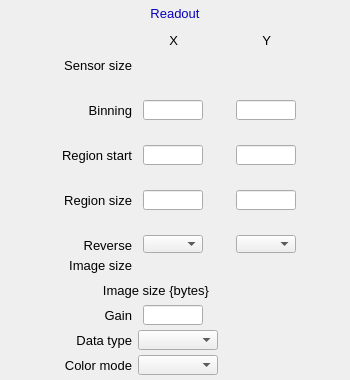
<?xml version="1.0" ?>
<ui version="4.0">
  <class>Dialog</class>
  <widget class="QWidget" name="screen">
    <property name="geometry">
      <rect>
        <x>409</x>
        <y>269</y>
        <width>350</width>
        <height>380</height>
      </rect>
    </property>
    <property name="styleSheet">
      <string notr="true">QWidget#screen {
  color: rgb(0, 0, 0);
  background-color: rgb(187, 187, 187);
  }</string>
    </property>
    <property name="windowTitle">
      <string>ADReadout</string>
    </property>
    <widget class="PyDMDrawingRectangle" name="rectangle">
      <property name="geometry">
        <rect>
          <x>117</x>
          <y>2</y>
          <width>117</width>
          <height>21</height>
        </rect>
      </property>
      <property name="brush" stdset="0">
        <brush brushstyle="SolidPattern">
          <color alpha="255">
            <red>218</red>
            <green>218</green>
            <blue>218</blue>
          </color>
        </brush>
      </property>
      <property name="penStyle" stdset="0">
        <enum>Qt::SolidLine</enum>
      </property>
      <property name="penColor" stdset="0">
        <color>
          <red>218</red>
          <green>218</green>
          <blue>218</blue>
        </color>
      </property>
      <property name="penWidth" stdset="0">
        <double>0</double>
      </property>
      <property name="penCapStyle" stdset="0">
        <enum>Qt::FlatCap</enum>
      </property>
      <property name="toolTip">
        <string>rectangle</string>
      </property>
    </widget>
    <widget class="PyDMDrawingRectangle" name="rectangle_1">
      <property name="geometry">
        <rect>
          <x>0</x>
          <y>0</y>
          <width>350</width>
          <height>380</height>
        </rect>
      </property>
      <property name="brush" stdset="0">
        <brush brushstyle="NoBrush">
          <color alpha="255">
            <red>0</red>
            <green>0</green>
            <blue>0</blue>
          </color>
        </brush>
      </property>
      <property name="penStyle" stdset="0">
        <enum>Qt::SolidLine</enum>
      </property>
      <property name="penColor" stdset="0">
        <color>
          <red>0</red>
          <green>0</green>
          <blue>0</blue>
        </color>
      </property>
      <property name="penWidth" stdset="0">
        <double>1</double>
      </property>
      <property name="penCapStyle" stdset="0">
        <enum>Qt::FlatCap</enum>
      </property>
      <property name="toolTip">
        <string>rectangle_1</string>
      </property>
    </widget>
    <widget class="QLabel" name="text">
      <property name="geometry">
        <rect>
          <x>140</x>
          <y>3</y>
          <width>70</width>
          <height>20</height>
        </rect>
      </property>
      <property name="text">
        <string>Readout</string>
      </property>
      <property name="font" stdset="0">
        <font>
          <pointsize>10</pointsize>
        </font>
      </property>
      <property name="brush" stdset="0">
        <brush brushstyle="SolidPattern">
          <color alpha="255">
            <red>10</red>
            <green>0</green>
            <blue>184</blue>
          </color>
        </brush>
      </property>
      <property name="toolTip">
        <string>text</string>
      </property>
      <property name="alignment">
        <set>Qt::AlignCenter</set>
      </property>
      <property name="styleSheet">
        <string notr="true">QLabel#text {
  color: rgb(10, 0, 184);
  }</string>
      </property>
    </widget>
    <widget class="QLabel" name="text_1">
      <property name="geometry">
        <rect>
          <x>168</x>
          <y>30</y>
          <width>10</width>
          <height>20</height>
        </rect>
      </property>
      <property name="text">
        <string>X</string>
      </property>
      <property name="font" stdset="0">
        <font>
          <pointsize>10</pointsize>
        </font>
      </property>
      <property name="brush" stdset="0">
        <brush brushstyle="SolidPattern">
          <color alpha="255">
            <red>0</red>
            <green>0</green>
            <blue>0</blue>
          </color>
        </brush>
      </property>
      <property name="toolTip">
        <string>text_1</string>
      </property>
      <property name="alignment">
        <set>Qt::AlignRight|Qt::AlignTrailing|Qt::AlignVCenter</set>
      </property>
      <property name="styleSheet">
        <string notr="true">QLabel#text_1 {
  color: rgb(0, 0, 0);
  }</string>
      </property>
    </widget>
    <widget class="QLabel" name="text_2">
      <property name="geometry">
        <rect>
          <x>261</x>
          <y>30</y>
          <width>10</width>
          <height>20</height>
        </rect>
      </property>
      <property name="text">
        <string>Y</string>
      </property>
      <property name="font" stdset="0">
        <font>
          <pointsize>10</pointsize>
        </font>
      </property>
      <property name="brush" stdset="0">
        <brush brushstyle="SolidPattern">
          <color alpha="255">
            <red>0</red>
            <green>0</green>
            <blue>0</blue>
          </color>
        </brush>
      </property>
      <property name="toolTip">
        <string>text_2</string>
      </property>
      <property name="alignment">
        <set>Qt::AlignRight|Qt::AlignTrailing|Qt::AlignVCenter</set>
      </property>
      <property name="styleSheet">
        <string notr="true">QLabel#text_2 {
  color: rgb(0, 0, 0);
  }</string>
      </property>
    </widget>
    <widget class="PyDMLineEdit" name="text_entry">
      <property name="geometry">
        <rect>
          <x>143</x>
          <y>100</y>
          <width>60</width>
          <height>20</height>
        </rect>
      </property>
      <property name="channel" stdset="0">
        <string>ca://${prefix}BinX</string>
      </property>
      <property name="toolTip">
        <string>${prefix}BinX</string>
      </property>
      <property name="font" stdset="0">
        <font>
          <pointsize>10</pointsize>
        </font>
      </property>
      <property name="styleSheet">
        <string notr="true">PyDMLineEdit#text_entry {
  color: rgb(0, 0, 0);
  background-color: rgb(115, 223, 255);
  border: 1px solid black;
  margin: 0px;
  padding: 0px;
  spacing: 0px;
  }</string>
      </property>
    </widget>
    <widget class="PyDMLineEdit" name="text_entry_1">
      <property name="geometry">
        <rect>
          <x>236</x>
          <y>100</y>
          <width>60</width>
          <height>20</height>
        </rect>
      </property>
      <property name="channel" stdset="0">
        <string>ca://${prefix}BinY</string>
      </property>
      <property name="toolTip">
        <string>${prefix}BinY</string>
      </property>
      <property name="font" stdset="0">
        <font>
          <pointsize>10</pointsize>
        </font>
      </property>
      <property name="styleSheet">
        <string notr="true">PyDMLineEdit#text_entry_1 {
  color: rgb(0, 0, 0);
  background-color: rgb(115, 223, 255);
  border: 1px solid black;
  margin: 0px;
  padding: 0px;
  spacing: 0px;
  }</string>
      </property>
    </widget>
    <widget class="PyDMLabel" name="text_update">
      <property name="geometry">
        <rect>
          <x>143</x>
          <y>80</y>
          <width>61</width>
          <height>18</height>
        </rect>
      </property>
      <property name="toolTip">
        <string>PV: ${prefix}BinX_RBV</string>
      </property>
      <property name="channel" stdset="0">
        <string>ca://${prefix}BinX_RBV</string>
      </property>
      <property name="font" stdset="0">
        <font>
          <pointsize>10</pointsize>
        </font>
      </property>
      <property name="alignment">
        <set>Qt::AlignCenter</set>
      </property>
      <property name="textInteractionFlags">
        <set>Qt::TextSelectableByKeyboard|Qt::TextSelectableByMouse</set>
      </property>
      <property name="styleSheet">
        <string notr="true">PyDMLabel#text_update {
  color: rgb(10, 0, 184);
  background-color: rgb(187, 187, 187);
  }</string>
      </property>
    </widget>
    <widget class="PyDMLabel" name="text_update_1">
      <property name="geometry">
        <rect>
          <x>236</x>
          <y>80</y>
          <width>61</width>
          <height>18</height>
        </rect>
      </property>
      <property name="toolTip">
        <string>PV: ${prefix}BinY_RBV</string>
      </property>
      <property name="channel" stdset="0">
        <string>ca://${prefix}BinY_RBV</string>
      </property>
      <property name="font" stdset="0">
        <font>
          <pointsize>10</pointsize>
        </font>
      </property>
      <property name="alignment">
        <set>Qt::AlignCenter</set>
      </property>
      <property name="textInteractionFlags">
        <set>Qt::TextSelectableByKeyboard|Qt::TextSelectableByMouse</set>
      </property>
      <property name="styleSheet">
        <string notr="true">PyDMLabel#text_update_1 {
  color: rgb(10, 0, 184);
  background-color: rgb(187, 187, 187);
  }</string>
      </property>
    </widget>
    <widget class="QLabel" name="text_3">
      <property name="geometry">
        <rect>
          <x>62</x>
          <y>100</y>
          <width>70</width>
          <height>20</height>
        </rect>
      </property>
      <property name="text">
        <string>Binning</string>
      </property>
      <property name="font" stdset="0">
        <font>
          <pointsize>10</pointsize>
        </font>
      </property>
      <property name="brush" stdset="0">
        <brush brushstyle="SolidPattern">
          <color alpha="255">
            <red>0</red>
            <green>0</green>
            <blue>0</blue>
          </color>
        </brush>
      </property>
      <property name="toolTip">
        <string>text_3</string>
      </property>
      <property name="alignment">
        <set>Qt::AlignRight|Qt::AlignTrailing|Qt::AlignVCenter</set>
      </property>
      <property name="styleSheet">
        <string notr="true">QLabel#text_3 {
  color: rgb(0, 0, 0);
  }</string>
      </property>
    </widget>
    <widget class="PyDMLabel" name="text_update_2">
      <property name="geometry">
        <rect>
          <x>143</x>
          <y>125</y>
          <width>61</width>
          <height>18</height>
        </rect>
      </property>
      <property name="toolTip">
        <string>PV: ${prefix}MinX_RBV</string>
      </property>
      <property name="channel" stdset="0">
        <string>ca://${prefix}MinX_RBV</string>
      </property>
      <property name="font" stdset="0">
        <font>
          <pointsize>10</pointsize>
        </font>
      </property>
      <property name="alignment">
        <set>Qt::AlignCenter</set>
      </property>
      <property name="textInteractionFlags">
        <set>Qt::TextSelectableByKeyboard|Qt::TextSelectableByMouse</set>
      </property>
      <property name="styleSheet">
        <string notr="true">PyDMLabel#text_update_2 {
  color: rgb(10, 0, 184);
  background-color: rgb(187, 187, 187);
  }</string>
      </property>
    </widget>
    <widget class="PyDMLineEdit" name="text_entry_2">
      <property name="geometry">
        <rect>
          <x>143</x>
          <y>145</y>
          <width>60</width>
          <height>20</height>
        </rect>
      </property>
      <property name="channel" stdset="0">
        <string>ca://${prefix}MinX</string>
      </property>
      <property name="toolTip">
        <string>${prefix}MinX</string>
      </property>
      <property name="font" stdset="0">
        <font>
          <pointsize>10</pointsize>
        </font>
      </property>
      <property name="styleSheet">
        <string notr="true">PyDMLineEdit#text_entry_2 {
  color: rgb(0, 0, 0);
  background-color: rgb(115, 223, 255);
  border: 1px solid black;
  margin: 0px;
  padding: 0px;
  spacing: 0px;
  }</string>
      </property>
    </widget>
    <widget class="PyDMLineEdit" name="text_entry_3">
      <property name="geometry">
        <rect>
          <x>236</x>
          <y>145</y>
          <width>60</width>
          <height>20</height>
        </rect>
      </property>
      <property name="channel" stdset="0">
        <string>ca://${prefix}MinY</string>
      </property>
      <property name="toolTip">
        <string>${prefix}MinY</string>
      </property>
      <property name="font" stdset="0">
        <font>
          <pointsize>10</pointsize>
        </font>
      </property>
      <property name="styleSheet">
        <string notr="true">PyDMLineEdit#text_entry_3 {
  color: rgb(0, 0, 0);
  background-color: rgb(115, 223, 255);
  border: 1px solid black;
  margin: 0px;
  padding: 0px;
  spacing: 0px;
  }</string>
      </property>
    </widget>
    <widget class="PyDMLabel" name="text_update_3">
      <property name="geometry">
        <rect>
          <x>236</x>
          <y>125</y>
          <width>61</width>
          <height>18</height>
        </rect>
      </property>
      <property name="toolTip">
        <string>PV: ${prefix}MinY_RBV</string>
      </property>
      <property name="channel" stdset="0">
        <string>ca://${prefix}MinY_RBV</string>
      </property>
      <property name="font" stdset="0">
        <font>
          <pointsize>10</pointsize>
        </font>
      </property>
      <property name="alignment">
        <set>Qt::AlignCenter</set>
      </property>
      <property name="textInteractionFlags">
        <set>Qt::TextSelectableByKeyboard|Qt::TextSelectableByMouse</set>
      </property>
      <property name="styleSheet">
        <string notr="true">PyDMLabel#text_update_3 {
  color: rgb(10, 0, 184);
  background-color: rgb(187, 187, 187);
  }</string>
      </property>
    </widget>
    <widget class="QLabel" name="text_4">
      <property name="geometry">
        <rect>
          <x>12</x>
          <y>145</y>
          <width>120</width>
          <height>20</height>
        </rect>
      </property>
      <property name="text">
        <string>Region start</string>
      </property>
      <property name="font" stdset="0">
        <font>
          <pointsize>10</pointsize>
        </font>
      </property>
      <property name="brush" stdset="0">
        <brush brushstyle="SolidPattern">
          <color alpha="255">
            <red>0</red>
            <green>0</green>
            <blue>0</blue>
          </color>
        </brush>
      </property>
      <property name="toolTip">
        <string>text_4</string>
      </property>
      <property name="alignment">
        <set>Qt::AlignRight|Qt::AlignTrailing|Qt::AlignVCenter</set>
      </property>
      <property name="styleSheet">
        <string notr="true">QLabel#text_4 {
  color: rgb(0, 0, 0);
  }</string>
      </property>
    </widget>
    <widget class="QLabel" name="text_5">
      <property name="geometry">
        <rect>
          <x>22</x>
          <y>190</y>
          <width>110</width>
          <height>20</height>
        </rect>
      </property>
      <property name="text">
        <string>Region size</string>
      </property>
      <property name="font" stdset="0">
        <font>
          <pointsize>10</pointsize>
        </font>
      </property>
      <property name="brush" stdset="0">
        <brush brushstyle="SolidPattern">
          <color alpha="255">
            <red>0</red>
            <green>0</green>
            <blue>0</blue>
          </color>
        </brush>
      </property>
      <property name="toolTip">
        <string>text_5</string>
      </property>
      <property name="alignment">
        <set>Qt::AlignRight|Qt::AlignTrailing|Qt::AlignVCenter</set>
      </property>
      <property name="styleSheet">
        <string notr="true">QLabel#text_5 {
  color: rgb(0, 0, 0);
  }</string>
      </property>
    </widget>
    <widget class="PyDMLineEdit" name="text_entry_4">
      <property name="geometry">
        <rect>
          <x>143</x>
          <y>190</y>
          <width>60</width>
          <height>20</height>
        </rect>
      </property>
      <property name="channel" stdset="0">
        <string>ca://${prefix}SizeX</string>
      </property>
      <property name="toolTip">
        <string>${prefix}SizeX</string>
      </property>
      <property name="font" stdset="0">
        <font>
          <pointsize>10</pointsize>
        </font>
      </property>
      <property name="styleSheet">
        <string notr="true">PyDMLineEdit#text_entry_4 {
  color: rgb(0, 0, 0);
  background-color: rgb(115, 223, 255);
  border: 1px solid black;
  margin: 0px;
  padding: 0px;
  spacing: 0px;
  }</string>
      </property>
    </widget>
    <widget class="PyDMLineEdit" name="text_entry_5">
      <property name="geometry">
        <rect>
          <x>236</x>
          <y>190</y>
          <width>60</width>
          <height>20</height>
        </rect>
      </property>
      <property name="channel" stdset="0">
        <string>ca://${prefix}SizeY</string>
      </property>
      <property name="toolTip">
        <string>${prefix}SizeY</string>
      </property>
      <property name="font" stdset="0">
        <font>
          <pointsize>10</pointsize>
        </font>
      </property>
      <property name="styleSheet">
        <string notr="true">PyDMLineEdit#text_entry_5 {
  color: rgb(0, 0, 0);
  background-color: rgb(115, 223, 255);
  border: 1px solid black;
  margin: 0px;
  padding: 0px;
  spacing: 0px;
  }</string>
      </property>
    </widget>
    <widget class="PyDMLabel" name="text_update_4">
      <property name="geometry">
        <rect>
          <x>143</x>
          <y>170</y>
          <width>61</width>
          <height>18</height>
        </rect>
      </property>
      <property name="toolTip">
        <string>PV: ${prefix}SizeX_RBV</string>
      </property>
      <property name="channel" stdset="0">
        <string>ca://${prefix}SizeX_RBV</string>
      </property>
      <property name="font" stdset="0">
        <font>
          <pointsize>10</pointsize>
        </font>
      </property>
      <property name="alignment">
        <set>Qt::AlignCenter</set>
      </property>
      <property name="textInteractionFlags">
        <set>Qt::TextSelectableByKeyboard|Qt::TextSelectableByMouse</set>
      </property>
      <property name="styleSheet">
        <string notr="true">PyDMLabel#text_update_4 {
  color: rgb(10, 0, 184);
  background-color: rgb(187, 187, 187);
  }</string>
      </property>
    </widget>
    <widget class="PyDMLabel" name="text_update_5">
      <property name="geometry">
        <rect>
          <x>236</x>
          <y>170</y>
          <width>61</width>
          <height>18</height>
        </rect>
      </property>
      <property name="toolTip">
        <string>PV: ${prefix}SizeY_RBV</string>
      </property>
      <property name="channel" stdset="0">
        <string>ca://${prefix}SizeY_RBV</string>
      </property>
      <property name="font" stdset="0">
        <font>
          <pointsize>10</pointsize>
        </font>
      </property>
      <property name="alignment">
        <set>Qt::AlignCenter</set>
      </property>
      <property name="textInteractionFlags">
        <set>Qt::TextSelectableByKeyboard|Qt::TextSelectableByMouse</set>
      </property>
      <property name="styleSheet">
        <string notr="true">PyDMLabel#text_update_5 {
  color: rgb(10, 0, 184);
  background-color: rgb(187, 187, 187);
  }</string>
      </property>
    </widget>
    <widget class="QLabel" name="text_6">
      <property name="geometry">
        <rect>
          <x>22</x>
          <y>55</y>
          <width>110</width>
          <height>20</height>
        </rect>
      </property>
      <property name="text">
        <string>Sensor size</string>
      </property>
      <property name="font" stdset="0">
        <font>
          <pointsize>10</pointsize>
        </font>
      </property>
      <property name="brush" stdset="0">
        <brush brushstyle="SolidPattern">
          <color alpha="255">
            <red>0</red>
            <green>0</green>
            <blue>0</blue>
          </color>
        </brush>
      </property>
      <property name="toolTip">
        <string>text_6</string>
      </property>
      <property name="alignment">
        <set>Qt::AlignRight|Qt::AlignTrailing|Qt::AlignVCenter</set>
      </property>
      <property name="styleSheet">
        <string notr="true">QLabel#text_6 {
  color: rgb(0, 0, 0);
  }</string>
      </property>
    </widget>
    <widget class="PyDMLabel" name="text_update_6">
      <property name="geometry">
        <rect>
          <x>143</x>
          <y>56</y>
          <width>61</width>
          <height>18</height>
        </rect>
      </property>
      <property name="toolTip">
        <string>PV: ${prefix}MaxSizeX_RBV</string>
      </property>
      <property name="channel" stdset="0">
        <string>ca://${prefix}MaxSizeX_RBV</string>
      </property>
      <property name="font" stdset="0">
        <font>
          <pointsize>10</pointsize>
        </font>
      </property>
      <property name="alignment">
        <set>Qt::AlignCenter</set>
      </property>
      <property name="textInteractionFlags">
        <set>Qt::TextSelectableByKeyboard|Qt::TextSelectableByMouse</set>
      </property>
      <property name="styleSheet">
        <string notr="true">PyDMLabel#text_update_6 {
  color: rgb(10, 0, 184);
  background-color: rgb(187, 187, 187);
  }</string>
      </property>
    </widget>
    <widget class="PyDMLabel" name="text_update_7">
      <property name="geometry">
        <rect>
          <x>236</x>
          <y>56</y>
          <width>61</width>
          <height>18</height>
        </rect>
      </property>
      <property name="toolTip">
        <string>PV: ${prefix}MaxSizeY_RBV</string>
      </property>
      <property name="channel" stdset="0">
        <string>ca://${prefix}MaxSizeY_RBV</string>
      </property>
      <property name="font" stdset="0">
        <font>
          <pointsize>10</pointsize>
        </font>
      </property>
      <property name="alignment">
        <set>Qt::AlignCenter</set>
      </property>
      <property name="textInteractionFlags">
        <set>Qt::TextSelectableByKeyboard|Qt::TextSelectableByMouse</set>
      </property>
      <property name="styleSheet">
        <string notr="true">PyDMLabel#text_update_7 {
  color: rgb(10, 0, 184);
  background-color: rgb(187, 187, 187);
  }</string>
      </property>
    </widget>
    <widget class="QLabel" name="text_7">
      <property name="geometry">
        <rect>
          <x>29</x>
          <y>280</y>
          <width>180</width>
          <height>20</height>
        </rect>
      </property>
      <property name="text">
        <string>Image size {bytes}</string>
      </property>
      <property name="font" stdset="0">
        <font>
          <pointsize>10</pointsize>
        </font>
      </property>
      <property name="brush" stdset="0">
        <brush brushstyle="SolidPattern">
          <color alpha="255">
            <red>0</red>
            <green>0</green>
            <blue>0</blue>
          </color>
        </brush>
      </property>
      <property name="toolTip">
        <string>text_7</string>
      </property>
      <property name="alignment">
        <set>Qt::AlignRight|Qt::AlignTrailing|Qt::AlignVCenter</set>
      </property>
      <property name="styleSheet">
        <string notr="true">QLabel#text_7 {
  color: rgb(0, 0, 0);
  }</string>
      </property>
    </widget>
    <widget class="PyDMLabel" name="text_update_8">
      <property name="geometry">
        <rect>
          <x>236</x>
          <y>281</y>
          <width>61</width>
          <height>18</height>
        </rect>
      </property>
      <property name="toolTip">
        <string>PV: ${prefix}ArraySize_RBV</string>
      </property>
      <property name="channel" stdset="0">
        <string>ca://${prefix}ArraySize_RBV</string>
      </property>
      <property name="font" stdset="0">
        <font>
          <pointsize>10</pointsize>
        </font>
      </property>
      <property name="alignment">
        <set>Qt::AlignCenter</set>
      </property>
      <property name="textInteractionFlags">
        <set>Qt::TextSelectableByKeyboard|Qt::TextSelectableByMouse</set>
      </property>
      <property name="styleSheet">
        <string notr="true">PyDMLabel#text_update_8 {
  color: rgb(10, 0, 184);
  background-color: rgb(187, 187, 187);
  }</string>
      </property>
    </widget>
    <widget class="PyDMLabel" name="text_update_9">
      <property name="geometry">
        <rect>
          <x>236</x>
          <y>306</y>
          <width>61</width>
          <height>18</height>
        </rect>
      </property>
      <property name="toolTip">
        <string>PV: ${prefix}Gain_RBV</string>
      </property>
      <property name="channel" stdset="0">
        <string>ca://${prefix}Gain_RBV</string>
      </property>
      <property name="font" stdset="0">
        <font>
          <pointsize>10</pointsize>
        </font>
      </property>
      <property name="alignment">
        <set>Qt::AlignCenter</set>
      </property>
      <property name="textInteractionFlags">
        <set>Qt::TextSelectableByKeyboard|Qt::TextSelectableByMouse</set>
      </property>
      <property name="styleSheet">
        <string notr="true">PyDMLabel#text_update_9 {
  color: rgb(10, 0, 184);
  background-color: rgb(187, 187, 187);
  }</string>
      </property>
    </widget>
    <widget class="PyDMLineEdit" name="text_entry_6">
      <property name="geometry">
        <rect>
          <x>143</x>
          <y>305</y>
          <width>60</width>
          <height>20</height>
        </rect>
      </property>
      <property name="channel" stdset="0">
        <string>ca://${prefix}Gain</string>
      </property>
      <property name="toolTip">
        <string>${prefix}Gain</string>
      </property>
      <property name="font" stdset="0">
        <font>
          <pointsize>10</pointsize>
        </font>
      </property>
      <property name="styleSheet">
        <string notr="true">PyDMLineEdit#text_entry_6 {
  color: rgb(0, 0, 0);
  background-color: rgb(115, 223, 255);
  border: 1px solid black;
  margin: 0px;
  padding: 0px;
  spacing: 0px;
  }</string>
      </property>
    </widget>
    <widget class="QLabel" name="text_8">
      <property name="geometry">
        <rect>
          <x>92</x>
          <y>305</y>
          <width>40</width>
          <height>20</height>
        </rect>
      </property>
      <property name="text">
        <string>Gain</string>
      </property>
      <property name="font" stdset="0">
        <font>
          <pointsize>10</pointsize>
        </font>
      </property>
      <property name="brush" stdset="0">
        <brush brushstyle="SolidPattern">
          <color alpha="255">
            <red>0</red>
            <green>0</green>
            <blue>0</blue>
          </color>
        </brush>
      </property>
      <property name="toolTip">
        <string>text_8</string>
      </property>
      <property name="alignment">
        <set>Qt::AlignRight|Qt::AlignTrailing|Qt::AlignVCenter</set>
      </property>
      <property name="styleSheet">
        <string notr="true">QLabel#text_8 {
  color: rgb(0, 0, 0);
  }</string>
      </property>
    </widget>
    <widget class="QLabel" name="text_9">
      <property name="geometry">
        <rect>
          <x>42</x>
          <y>330</y>
          <width>90</width>
          <height>20</height>
        </rect>
      </property>
      <property name="text">
        <string>Data type</string>
      </property>
      <property name="font" stdset="0">
        <font>
          <pointsize>10</pointsize>
        </font>
      </property>
      <property name="brush" stdset="0">
        <brush brushstyle="SolidPattern">
          <color alpha="255">
            <red>0</red>
            <green>0</green>
            <blue>0</blue>
          </color>
        </brush>
      </property>
      <property name="toolTip">
        <string>text_9</string>
      </property>
      <property name="alignment">
        <set>Qt::AlignRight|Qt::AlignTrailing|Qt::AlignVCenter</set>
      </property>
      <property name="styleSheet">
        <string notr="true">QLabel#text_9 {
  color: rgb(0, 0, 0);
  }</string>
      </property>
    </widget>
    <widget class="PyDMEnumComboBox" name="menu">
      <property name="geometry">
        <rect>
          <x>138</x>
          <y>330</y>
          <width>80</width>
          <height>20</height>
        </rect>
      </property>
      <property name="toolTip">
        <string>${prefix}DataType</string>
      </property>
      <property name="channel" stdset="0">
        <string>ca://${prefix}DataType</string>
      </property>
      <property name="font" stdset="0">
        <font>
          <pointsize>10</pointsize>
        </font>
      </property>
      <property name="styleSheet">
        <string notr="true">PyDMEnumComboBox#menu {
  color: rgb(0, 0, 0);
  background-color: rgb(115, 223, 255);
  }</string>
      </property>
    </widget>
    <widget class="PyDMLabel" name="text_update_10">
      <property name="geometry">
        <rect>
          <x>236</x>
          <y>331</y>
          <width>79</width>
          <height>18</height>
        </rect>
      </property>
      <property name="toolTip">
        <string>PV: ${prefix}DataType_RBV</string>
      </property>
      <property name="channel" stdset="0">
        <string>ca://${prefix}DataType_RBV</string>
      </property>
      <property name="displayFormat" stdset="0">
        <enum>PyDMLabel::String</enum>
      </property>
      <property name="font" stdset="0">
        <font>
          <pointsize>10</pointsize>
        </font>
      </property>
      <property name="alignment">
        <set>Qt::AlignCenter</set>
      </property>
      <property name="textInteractionFlags">
        <set>Qt::TextSelectableByKeyboard|Qt::TextSelectableByMouse</set>
      </property>
      <property name="styleSheet">
        <string notr="true">PyDMLabel#text_update_10 {
  color: rgb(10, 0, 184);
  background-color: rgb(187, 187, 187);
  }</string>
      </property>
    </widget>
    <widget class="PyDMLabel" name="text_update_11">
      <property name="geometry">
        <rect>
          <x>143</x>
          <y>215</y>
          <width>61</width>
          <height>18</height>
        </rect>
      </property>
      <property name="toolTip">
        <string>PV: ${prefix}ReverseX_RBV</string>
      </property>
      <property name="channel" stdset="0">
        <string>ca://${prefix}ReverseX_RBV</string>
      </property>
      <property name="displayFormat" stdset="0">
        <enum>PyDMLabel::String</enum>
      </property>
      <property name="font" stdset="0">
        <font>
          <pointsize>10</pointsize>
        </font>
      </property>
      <property name="alignment">
        <set>Qt::AlignCenter</set>
      </property>
      <property name="textInteractionFlags">
        <set>Qt::TextSelectableByKeyboard|Qt::TextSelectableByMouse</set>
      </property>
      <property name="styleSheet">
        <string notr="true">PyDMLabel#text_update_11 {
  color: rgb(10, 0, 184);
  background-color: rgb(187, 187, 187);
  }</string>
      </property>
    </widget>
    <widget class="PyDMLabel" name="text_update_12">
      <property name="geometry">
        <rect>
          <x>236</x>
          <y>215</y>
          <width>61</width>
          <height>18</height>
        </rect>
      </property>
      <property name="toolTip">
        <string>PV: ${prefix}ReverseY_RBV</string>
      </property>
      <property name="channel" stdset="0">
        <string>ca://${prefix}ReverseY_RBV</string>
      </property>
      <property name="displayFormat" stdset="0">
        <enum>PyDMLabel::String</enum>
      </property>
      <property name="font" stdset="0">
        <font>
          <pointsize>10</pointsize>
        </font>
      </property>
      <property name="alignment">
        <set>Qt::AlignCenter</set>
      </property>
      <property name="textInteractionFlags">
        <set>Qt::TextSelectableByKeyboard|Qt::TextSelectableByMouse</set>
      </property>
      <property name="styleSheet">
        <string notr="true">PyDMLabel#text_update_12 {
  color: rgb(10, 0, 184);
  background-color: rgb(187, 187, 187);
  }</string>
      </property>
    </widget>
    <widget class="QLabel" name="text_10">
      <property name="geometry">
        <rect>
          <x>62</x>
          <y>235</y>
          <width>70</width>
          <height>20</height>
        </rect>
      </property>
      <property name="text">
        <string>Reverse</string>
      </property>
      <property name="font" stdset="0">
        <font>
          <pointsize>10</pointsize>
        </font>
      </property>
      <property name="brush" stdset="0">
        <brush brushstyle="SolidPattern">
          <color alpha="255">
            <red>0</red>
            <green>0</green>
            <blue>0</blue>
          </color>
        </brush>
      </property>
      <property name="toolTip">
        <string>text_10</string>
      </property>
      <property name="alignment">
        <set>Qt::AlignRight|Qt::AlignTrailing|Qt::AlignVCenter</set>
      </property>
      <property name="styleSheet">
        <string notr="true">QLabel#text_10 {
  color: rgb(0, 0, 0);
  }</string>
      </property>
    </widget>
    <widget class="PyDMEnumComboBox" name="menu_1">
      <property name="geometry">
        <rect>
          <x>143</x>
          <y>235</y>
          <width>60</width>
          <height>18</height>
        </rect>
      </property>
      <property name="toolTip">
        <string>${prefix}ReverseX</string>
      </property>
      <property name="channel" stdset="0">
        <string>ca://${prefix}ReverseX</string>
      </property>
      <property name="font" stdset="0">
        <font>
          <pointsize>10</pointsize>
        </font>
      </property>
      <property name="styleSheet">
        <string notr="true">PyDMEnumComboBox#menu_1 {
  color: rgb(0, 0, 0);
  background-color: rgb(115, 223, 255);
  }</string>
      </property>
    </widget>
    <widget class="PyDMEnumComboBox" name="menu_2">
      <property name="geometry">
        <rect>
          <x>236</x>
          <y>235</y>
          <width>60</width>
          <height>18</height>
        </rect>
      </property>
      <property name="toolTip">
        <string>${prefix}ReverseY</string>
      </property>
      <property name="channel" stdset="0">
        <string>ca://${prefix}ReverseY</string>
      </property>
      <property name="font" stdset="0">
        <font>
          <pointsize>10</pointsize>
        </font>
      </property>
      <property name="styleSheet">
        <string notr="true">PyDMEnumComboBox#menu_2 {
  color: rgb(0, 0, 0);
  background-color: rgb(115, 223, 255);
  }</string>
      </property>
    </widget>
    <widget class="QLabel" name="text_11">
      <property name="geometry">
        <rect>
          <x>32</x>
          <y>355</y>
          <width>100</width>
          <height>20</height>
        </rect>
      </property>
      <property name="text">
        <string>Color mode</string>
      </property>
      <property name="font" stdset="0">
        <font>
          <pointsize>10</pointsize>
        </font>
      </property>
      <property name="brush" stdset="0">
        <brush brushstyle="SolidPattern">
          <color alpha="255">
            <red>0</red>
            <green>0</green>
            <blue>0</blue>
          </color>
        </brush>
      </property>
      <property name="toolTip">
        <string>text_11</string>
      </property>
      <property name="alignment">
        <set>Qt::AlignRight|Qt::AlignTrailing|Qt::AlignVCenter</set>
      </property>
      <property name="styleSheet">
        <string notr="true">QLabel#text_11 {
  color: rgb(0, 0, 0);
  }</string>
      </property>
    </widget>
    <widget class="PyDMEnumComboBox" name="menu_3">
      <property name="geometry">
        <rect>
          <x>138</x>
          <y>355</y>
          <width>80</width>
          <height>20</height>
        </rect>
      </property>
      <property name="toolTip">
        <string>${prefix}ColorMode</string>
      </property>
      <property name="channel" stdset="0">
        <string>ca://${prefix}ColorMode</string>
      </property>
      <property name="font" stdset="0">
        <font>
          <pointsize>10</pointsize>
        </font>
      </property>
      <property name="styleSheet">
        <string notr="true">PyDMEnumComboBox#menu_3 {
  color: rgb(0, 0, 0);
  background-color: rgb(115, 223, 255);
  }</string>
      </property>
    </widget>
    <widget class="PyDMLabel" name="text_update_13">
      <property name="geometry">
        <rect>
          <x>236</x>
          <y>356</y>
          <width>79</width>
          <height>18</height>
        </rect>
      </property>
      <property name="toolTip">
        <string>PV: ${prefix}ColorMode_RBV</string>
      </property>
      <property name="channel" stdset="0">
        <string>ca://${prefix}ColorMode_RBV</string>
      </property>
      <property name="displayFormat" stdset="0">
        <enum>PyDMLabel::String</enum>
      </property>
      <property name="font" stdset="0">
        <font>
          <pointsize>10</pointsize>
        </font>
      </property>
      <property name="alignment">
        <set>Qt::AlignCenter</set>
      </property>
      <property name="textInteractionFlags">
        <set>Qt::TextSelectableByKeyboard|Qt::TextSelectableByMouse</set>
      </property>
      <property name="styleSheet">
        <string notr="true">PyDMLabel#text_update_13 {
  color: rgb(10, 0, 184);
  background-color: rgb(187, 187, 187);
  }</string>
      </property>
    </widget>
    <widget class="QLabel" name="text_12">
      <property name="geometry">
        <rect>
          <x>32</x>
          <y>255</y>
          <width>100</width>
          <height>20</height>
        </rect>
      </property>
      <property name="text">
        <string>Image size</string>
      </property>
      <property name="font" stdset="0">
        <font>
          <pointsize>10</pointsize>
        </font>
      </property>
      <property name="brush" stdset="0">
        <brush brushstyle="SolidPattern">
          <color alpha="255">
            <red>0</red>
            <green>0</green>
            <blue>0</blue>
          </color>
        </brush>
      </property>
      <property name="toolTip">
        <string>text_12</string>
      </property>
      <property name="alignment">
        <set>Qt::AlignRight|Qt::AlignTrailing|Qt::AlignVCenter</set>
      </property>
      <property name="styleSheet">
        <string notr="true">QLabel#text_12 {
  color: rgb(0, 0, 0);
  }</string>
      </property>
    </widget>
    <widget class="PyDMLabel" name="text_update_14">
      <property name="geometry">
        <rect>
          <x>143</x>
          <y>256</y>
          <width>61</width>
          <height>18</height>
        </rect>
      </property>
      <property name="toolTip">
        <string>PV: ${prefix}ArraySizeX_RBV</string>
      </property>
      <property name="channel" stdset="0">
        <string>ca://${prefix}ArraySizeX_RBV</string>
      </property>
      <property name="font" stdset="0">
        <font>
          <pointsize>10</pointsize>
        </font>
      </property>
      <property name="alignment">
        <set>Qt::AlignCenter</set>
      </property>
      <property name="textInteractionFlags">
        <set>Qt::TextSelectableByKeyboard|Qt::TextSelectableByMouse</set>
      </property>
      <property name="styleSheet">
        <string notr="true">PyDMLabel#text_update_14 {
  color: rgb(10, 0, 184);
  background-color: rgb(187, 187, 187);
  }</string>
      </property>
    </widget>
    <widget class="PyDMLabel" name="text_update_15">
      <property name="geometry">
        <rect>
          <x>236</x>
          <y>256</y>
          <width>61</width>
          <height>18</height>
        </rect>
      </property>
      <property name="toolTip">
        <string>PV: ${prefix}ArraySizeY_RBV</string>
      </property>
      <property name="channel" stdset="0">
        <string>ca://${prefix}ArraySizeY_RBV</string>
      </property>
      <property name="font" stdset="0">
        <font>
          <pointsize>10</pointsize>
        </font>
      </property>
      <property name="alignment">
        <set>Qt::AlignCenter</set>
      </property>
      <property name="textInteractionFlags">
        <set>Qt::TextSelectableByKeyboard|Qt::TextSelectableByMouse</set>
      </property>
      <property name="styleSheet">
        <string notr="true">PyDMLabel#text_update_15 {
  color: rgb(10, 0, 184);
  background-color: rgb(187, 187, 187);
  }</string>
      </property>
    </widget>
  </widget>
  <customwidgets>
    <customwidget>
      <class>PyDMDrawingRectangle</class>
      <extends>QWidget</extends>
      <header>pydm.widgets.drawing</header>
    </customwidget>
    <customwidget>
      <class>PyDMLabel</class>
      <extends>QLabel</extends>
      <header>pydm.widgets.label</header>
    </customwidget>
    <customwidget>
      <class>PyDMLineEdit</class>
      <extends>QLineEdit</extends>
      <header>pydm.widgets.line_edit</header>
    </customwidget>
    <customwidget>
      <class>PyDMEnumComboBox</class>
      <extends>QComboBox</extends>
      <header>pydm.widgets.enum_combo_box</header>
    </customwidget>
  </customwidgets>
</ui>
